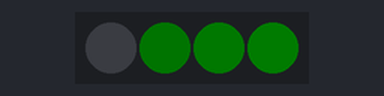
Recording of a program running on a simulated BBC micro:bit running MicroPython. On the bench: 4 RGB LEDs in strip order, left to right. Dim RGB values are drawn brighter than linear.

Above: at 0.02 s.
At 5.27 s:
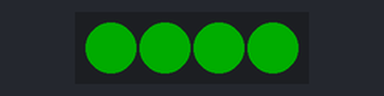
Timing chart, 0 to 5.6 s (numbered marks = the images above):
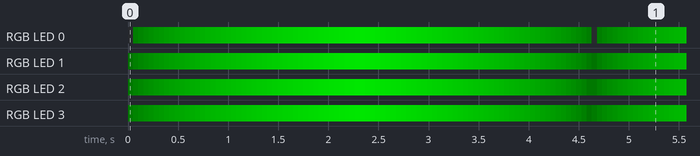

The program:

muj.py
```python
from microbit import *
import neopixel
np = neopixel.NeoPixel(pin16, 4)
zielona = 0
zwiekszamy = True
while True:
    for pixel_id in range(0, len(np)):
        red = 0
        green = zielona
        blue = 0
        np[pixel_id] = (red, green, blue)
        if zwiekszamy == True:
            zielona += 1
        else:
            zielona -=  1
        if zielona == 0:
            zwiekszamy = True
        elif zielona == 180:
            zwiekszamy = False
        np.show()
    sleep(50)
```

Measured:
- by itself, everything shown: repeats every 4.6 s, in 90 steps
